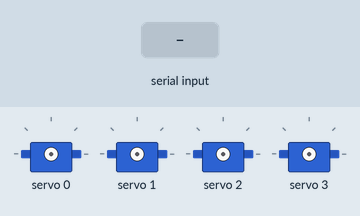
This program was run on a simulated ESP32. On the bench: 4 × servo. The inputs (shaded band) are chosen by the test bench. What the program prints to the serial monitor is not drawn.

Above: at 0.8 s.
0.9 s: "1" received over Serial
At 9.2 s:
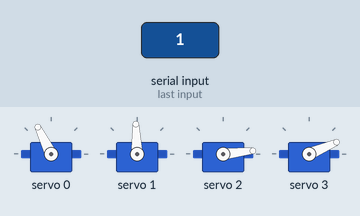
At 10.0 s:
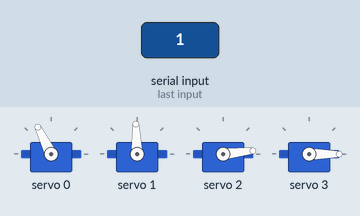
Timing chart, 0 to 11.5 s (numbered marks = the images above; inputs shaded):
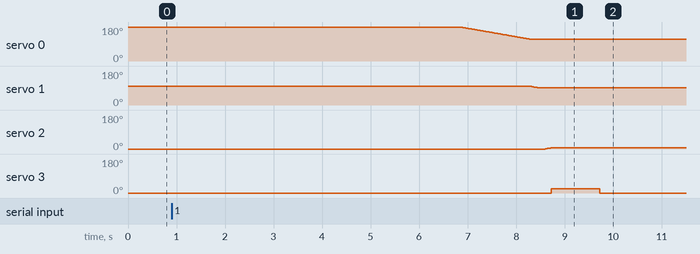

Measured:
- after the input at 0.9 s, servo 0: moves from 180° to 116° over 1.4 s, starting after 6.0 s; servo 1: 99° → 92° after 7.4 s; servo 2: 0° → 6° after 7.7 s; servo 3: 0° → 23° after 7.8 s, → 0° 1.0 s later

The program:

main.cpp
```cpp
#include <Arduino.h>
#include <Adafruit_PWMServoDriver.h>

Adafruit_PWMServoDriver pca = Adafruit_PWMServoDriver();

enum Joint
{
    BASE,
    SHOULDER,
    ELBOW,
    GRIPPER,
    NUM_JOINTS
};

enum GripperState
{
    OPEN,
    CLOSED
};

int channels[NUM_JOINTS] = {0, 1, 2, 3};
int tickZero[NUM_JOINTS] = {105, 180, 500, 90};
int startTick[NUM_JOINTS] = {580, 320, 100, 90};
int currentTick[NUM_JOINTS] = {580, 320, 100, 90};
float ratio[NUM_JOINTS] = {0.36, 0.643, 0.4, 1.0};
float angleMin[NUM_JOINTS] = {45, 0, -170, 0};
float angleMax[NUM_JOINTS] = {135, 135, -110, 1};

int angleToTick(Joint joint, float angle)
{
    float currentRatio = ratio[joint];
    int tick = tickZero[joint] + (angle / currentRatio);
    return tick;
}

float clampAngle(Joint joint, float angle)
{
    if (angle < angleMin[joint])
    {
        Serial.print("Angle trop bas, min = ");
        Serial.println(angleMin[joint]);
        return angleMin[joint];
    }
    if (angle > angleMax[joint])
    {
        Serial.print("Angle trop haut, max = ");
        Serial.println(angleMax[joint]);
        return angleMax[joint];
    }
    return angle;
}

void moveServo(Joint joint, float angle)
{
    angle = clampAngle(joint, angle);
    int target = angleToTick(joint, angle);
    int step = (target > currentTick[joint]) ? 1 : -1;

    for (int pos = currentTick[joint]; pos != target; pos += step)
    {
        pca.setPWM(channels[joint], 0, pos);
        delay(10);
    }

    currentTick[joint] = target;
}

void gripper(GripperState state)
{
    int tick = (state == OPEN) ? 160 : 95;
    pca.setPWM(channels[GRIPPER], 0, tick);
}

void setup()
{
    Serial.begin(115200);
    pca.begin();
    pca.setPWMFreq(50);

    Serial.println("Appuie Enter pour commencer");
    while (!Serial.available())
    {
    }
    while (Serial.available())
        Serial.read();

    for (int i = 0; i < NUM_JOINTS; i++)
    {
        pca.setPWM(channels[i], 0, startTick[i]);
        currentTick[i] = startTick[i];
        delay(1000);
    }
    delay(1000);

    moveServo(BASE, 90);
    moveServo(SHOULDER, 80);
    moveServo(ELBOW, -150);
    gripper(OPEN);
    delay(1000);
    gripper(CLOSED);
}

void loop()
{
    delay(100);
}
```
